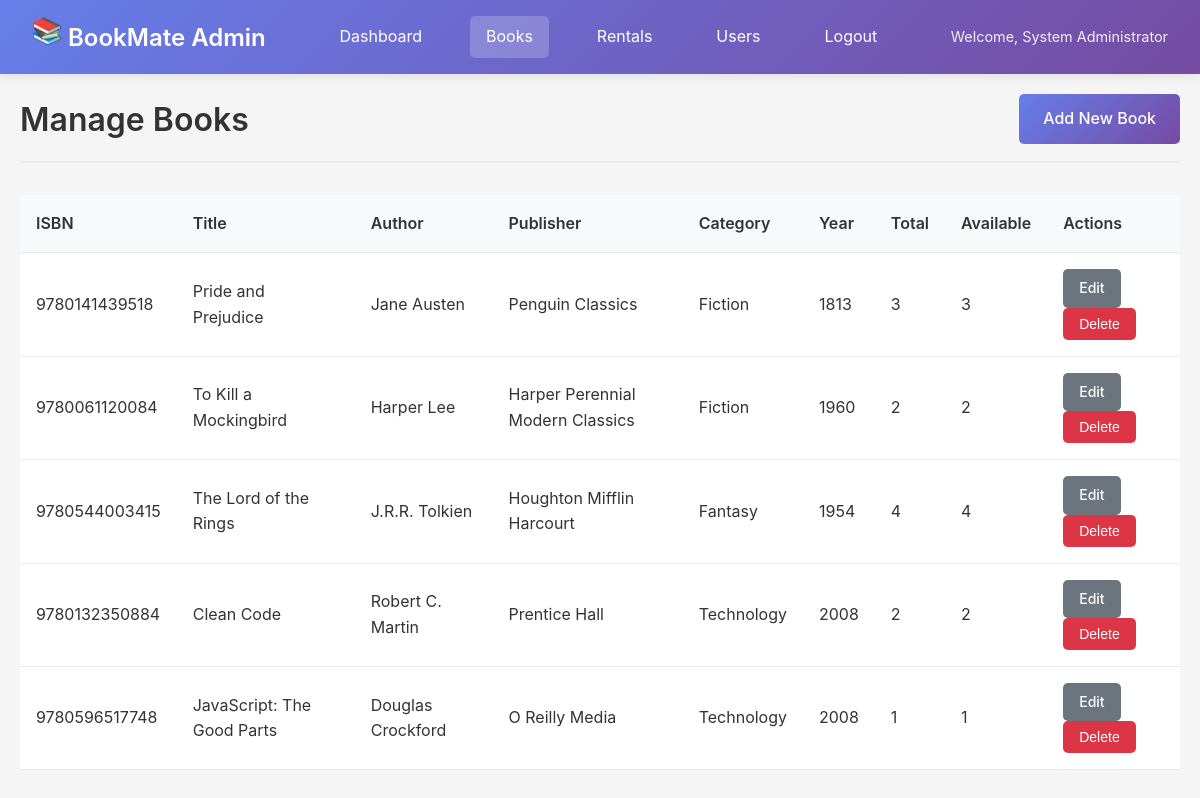
Page /manage_books.php (signed in) on the committed database.
### tables this page shows
CREATE TABLE books (
    book_id INT AUTO_INCREMENT PRIMARY KEY,
    isbn VARCHAR(20) UNIQUE NOT NULL,
    title VARCHAR(200) NOT NULL,
    author VARCHAR(100) NOT NULL,
    publisher VARCHAR(100),
    category VARCHAR(50),
    publication_year INT,
    total_copies INT DEFAULT 1,
    available_copies INT DEFAULT 1,
    description TEXT,
    cover_image VARCHAR(255),
    added_date TIMESTAMP DEFAULT CURRENT_TIMESTAMP,
    status ENUM('active', 'inactive') DEFAULT 'active'
);

### models/Book.php (called while the page is built, shortened)
<?php
require_once 'config/database.php';
class Book {
    private $conn;
    private $table_name = "books";
    public function __construct() {
        $database = new Database();
        $this->conn = $database->getConnection();
    }
    public function getAllBooks() {
        $query = "SELECT * FROM " . $this->table_name . " WHERE status = 'active' ORDER BY added_date DESC";
        $stmt = $this->conn->prepare($query);
        $stmt->execute();
        return $stmt;
    }
}
?>

### config/database.php (called while the page is built, shortened)
<?php
class Database {
    private $host = "localhost";
    private $port = "3306";
    private $db_name = "bookmate";
    private $username = "root";
    private $password = "";
    public function getConnection() {
        $this->conn = null;
        try {
            $dsn = "mysql:host=" . $this->host . ";port=" . $this->port . ";dbname=" . $this->db_name . ";charset=utf8mb4";
            $this->conn = new PDO($dsn, $this->username, $this->password);
            $this->conn->setAttribute(PDO::ATTR_ERRMODE, PDO::ERRMODE_EXCEPTION);
        } catch(PDOException $exception) {
            echo "Connection error: " . $exception->getMessage();
            die();
        }
        return $this->conn;
    }
}
?>

### manage_books.php (the view, shortened to what this page needs)
<?php
require_once 'models/Book.php';
$book = new Book();
$all_books = $book->getAllBooks();
?>
<!DOCTYPE html>
<html lang="en">
<head>
    <link rel="stylesheet" href="css/style.css">
</head>
<body>
    <nav class="navbar">
        <div class="nav-brand">
            <a href="admin_dashboard.php" style="text-decoration: none; color: inherit;">
                <h2><img src="img/icon.png" alt="Logo" width="30" class="me-2"> BookMate Admin</h2>
            </a>
        </div>
        <div class="nav-menu">
            <a href="admin_dashboard.php" class="nav-link">Dashboard</a>
            <a href="manage_books.php" class="nav-link active">Books</a>
            <a href="manage_rentals.php" class="nav-link">Rentals</a>
            <a href="manage_users.php" class="nav-link">Users</a>
            <a href="logout.php" class="nav-link">Logout</a>
        </div>
        <div class="nav-user">Welcome, <?php echo htmlspecialchars($_SESSION['full_name']); ?></div>
    </nav>
    <div class="container">
        <div class="page-header">
            <h1>Manage Books</h1>
            <a href="add_book.php" class="btn btn-primary">Add New Book</a>
        </div>
        <div class="table-container">
            <table class="table">
                <thead>
                    <tr>
                        <th>ISBN</th>
                        <th>Title</th>
                        <th>Author</th>
                        <th>Publisher</th>
                        <th>Category</th>
                        <th>Year</th>
                        <th>Total</th>
                        <th>Available</th>
                        <th>Actions</th>
                    </tr>
                </thead>
                <tbody>
                    <?php while ($row = $all_books->fetch(PDO::FETCH_ASSOC)) : ?>
                        <tr>
                            <td><?php echo htmlspecialchars($row['isbn'] ?? ''); ?></td>
                            <td><?php echo htmlspecialchars($row['title'] ?? ''); ?></td>
                            <td><?php echo htmlspecialchars($row['author'] ?? ''); ?></td>
                            <td><?php echo htmlspecialchars($row['publisher'] ?? ''); ?></td>
                            <td><?php echo htmlspecialchars($row['category'] ?? ''); ?></td>
                            <td><?php echo htmlspecialchars($row['publication_year'] ?? ''); ?></td>
                            <td><?php echo htmlspecialchars($row['total_copies'] ?? ''); ?></td>
                            <td><?php echo htmlspecialchars($row['available_copies'] ?? ''); ?></td>
                            <td>
                                <a href="edit_books.php?book_id=<?php echo $row['book_id']; ?>" class="btn btn-small btn-secondary">Edit</a>
                                <form method="POST" action="" style="display:inline;" onsubmit="return confirm('Are you sure you want to delete this book?');">
                                    <button type="submit" name="delete_book" class="btn btn-small btn-danger">Delete</button>
                                </form>
                            </td>
                        </tr>
                    <?php endwhile; ?>
                </tbody>
            </table>
        </div>
    </div>
</body>
</html>

### css/style.css (style rules this page uses)
* { margin: 0; padding: 0; box-sizing: border-box; }
body { font-family: -apple-system, BlinkMacSystemFont, 'Segoe UI', Roboto, Oxygen, Ubuntu, Cantarell, sans-serif; line-height: 1.6; color: #333; background-color: #f5f5f5; }
.container { max-width: 1200px; margin: 0 auto; padding: 20px; }
.navbar { background: linear-gradient(135deg, #667eea 0%, #764ba2 100%); color: white; padding: 1rem 2rem; display: flex; justify-content: space-between; align-items: center; box-shadow: 0 2px 10px rgba(0,0,0,0.1); }
.nav-brand h2 { margin: 0; font-size: 1.5rem; font-weight: 600; }
.nav-menu { display: flex; gap: 2rem; }
.nav-link { color: white; text-decoration: none; padding: 0.5rem 1rem; border-radius: 5px; transition: background-color 0.3s; }
.nav-link:hover, .nav-link.active { background-color: rgba(255,255,255,0.2); }
.nav-user { font-size: 0.9rem; opacity: 0.9; }
.btn { display: inline-block; padding: 0.75rem 1.5rem; border: none; border-radius: 5px; font-size: 1rem; text-decoration: none; text-align: center; cursor: pointer; transition: all 0.3s; font-weight: 500; }
.btn-primary { background: linear-gradient(135deg, #667eea 0%, #764ba2 100%); color: white; }
.btn-secondary { background-color: #6c757d; color: white; }
.btn-danger { background-color: #dc3545; color: white; }
.btn-small { padding: 0.5rem 1rem; font-size: 0.875rem; }
.page-header { display: flex; justify-content: space-between; align-items: center; margin-bottom: 2rem; padding-bottom: 1rem; border-bottom: 2px solid #e9ecef; }
.page-header h1 { color: #333; font-size: 2rem; font-weight: 600; }
.table-container { overflow-x: auto; }
.table { width: 100%; border-collapse: collapse; background: white; }
.table th, .table td { padding: 1rem; text-align: left; border-bottom: 1px solid #e9ecef; }
.table th { background-color: #f8f9fa; font-weight: 600; color: #333; }

### rows in the picture
books: isbn "9780141439518", title "Pride and Prejudice", author "Jane Austen", publisher "Penguin Classics", category "Fiction", publication_year "1813", total_copies "3", available_copies "3"
books: isbn "9780061120084", title "To Kill a Mockingbird", author "Harper Lee", publisher "Harper Perennial Modern Classics", category "Fiction", publication_year "1960", total_copies "2", available_copies "2"
books: isbn "9780544003415", title "The Lord of the Rings", author "J.R.R. Tolkien", publisher "Houghton Mifflin Harcourt", category "Fantasy", publication_year "1954", total_copies "4", available_copies "4"
books: isbn "9780132350884", title "Clean Code", author "Robert C. Martin", publisher "Prentice Hall", category "Technology", publication_year "2008", total_copies "2", available_copies "2"
books: isbn "9780596517748", title "JavaScript: The Good Parts", author "Douglas Crockford", publisher "O Reilly Media", category "Technology", publication_year "2008", total_copies "1", available_copies "1"

### other values in the picture
$_SESSION['full_name'] "System Administrator"
